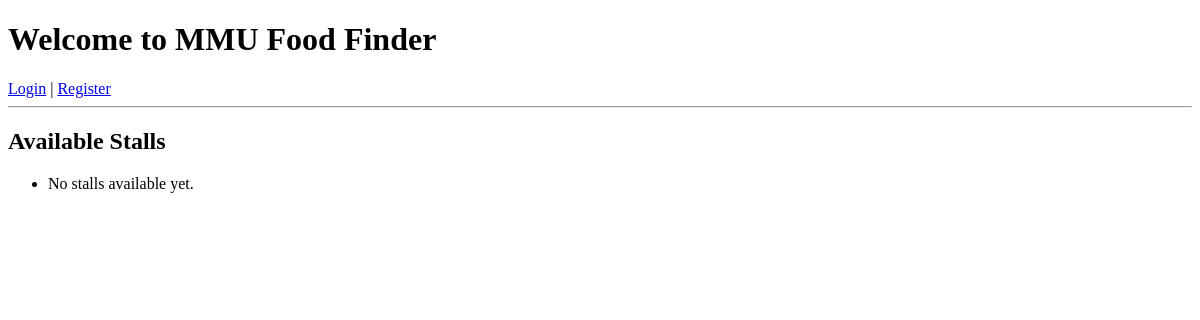
Before: / with the older database file.
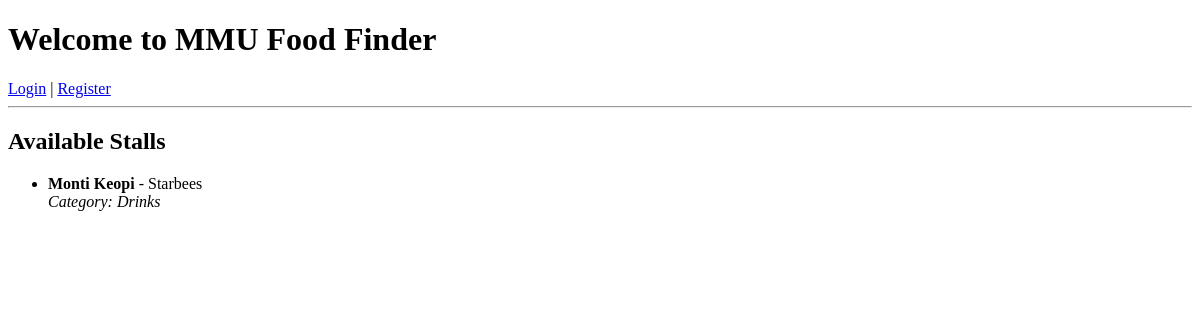
After: the same page with the newer database file.
### app.py (models this page shows)
class Stall(db.Model):
    id = db.Column(db.Integer, primary_key=True)
    name = db.Column(db.String(120), nullable=False)
    location = db.Column(db.String(200))
    category = db.Column(db.String(50))
    description = db.Column(db.Text)

### app.py (the view)
@app.route('/')
def home():
    all_stalls = Stall.query.all()
    return render_template('home.html', stalls=all_stalls)

### templates/home.html (shortened to what this page needs)
<!DOCTYPE html>
<html>
<head>
</head>
<body>
    <h1>Welcome to MMU Food Finder</h1>
    {% if current_user.is_authenticated %}
        <p>Logged in as: {{ current_user.email }} (Role: {{ current_user.role }})</p>
        <a href="{{ url_for('logout') }}">Logout</a>
        {% if current_user.role == 'manager' %}
            <hr>
            <h3>Manager Actions</h3>
            <a href="{{ url_for('manager_dashboard') }}">Go to Dashboard</a> |
            <a href="{{ url_for('add_stall') }}">Add New Stall</a>
        {% endif %}
    {% else %}
        <a href="{{ url_for('login') }}">Login</a> |
        <a href="{{ url_for('register') }}">Register</a>
    {% endif %}
    <hr>
    <h2>Available Stalls</h2>
    <ul>
        {% for stall in stalls %}
            <li>
                <strong>{{ stall.name }}</strong> - {{ stall.location }} <br>
                <em>Category: {{ stall.category }}</em>
            </li>
        {% else %}
            <li>No stalls available yet.</li>
        {% endfor %}
    </ul>
</body>
</html>

Changed rows visible on the page:
added Stall: name "Monti Keopi", location "Starbees", category "Drinks"
Other visible differences:
text no longer shown: "No stalls available yet."
